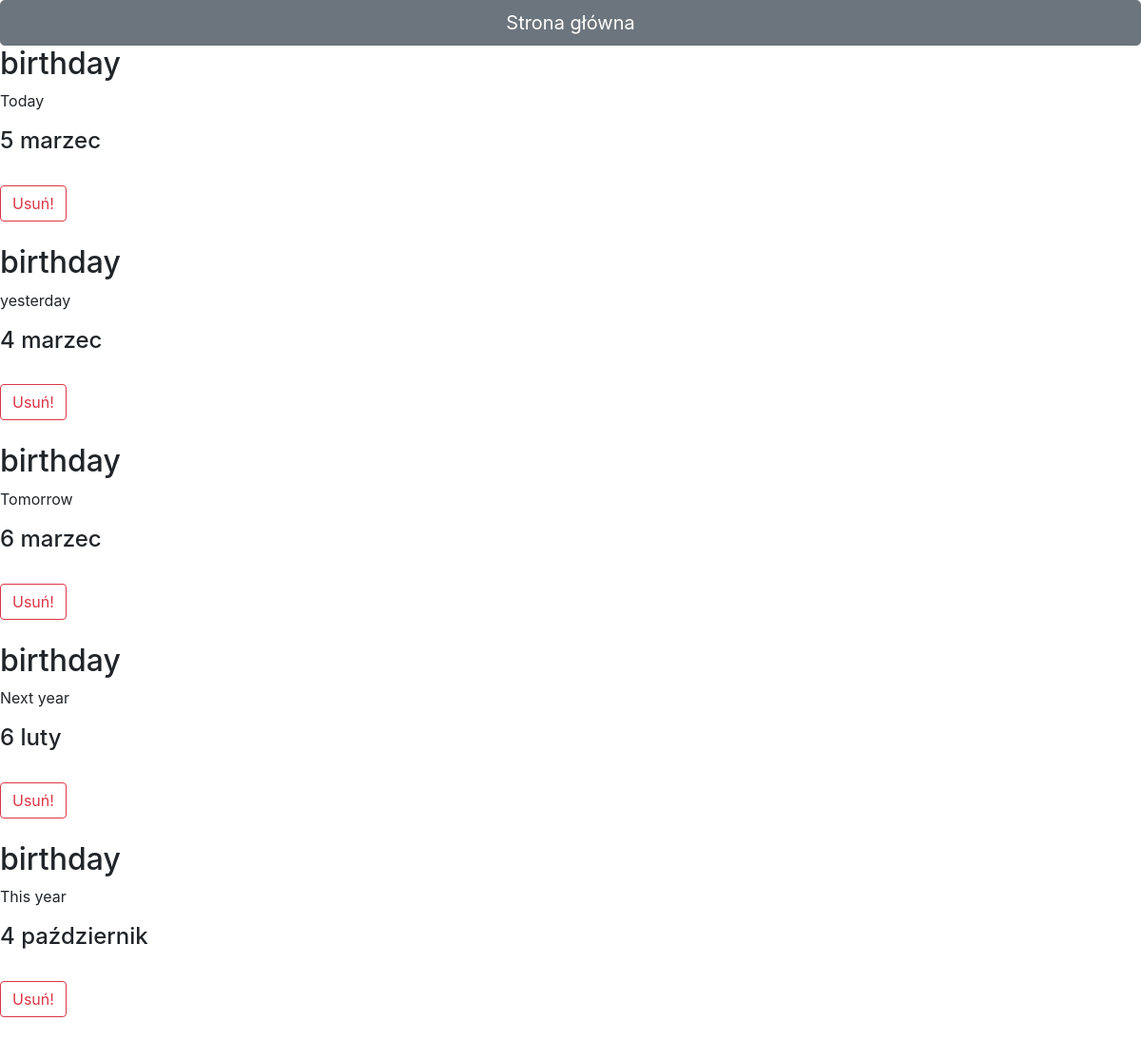
/main/myevents/ (signed in), run on an earlier commit of the app's database.
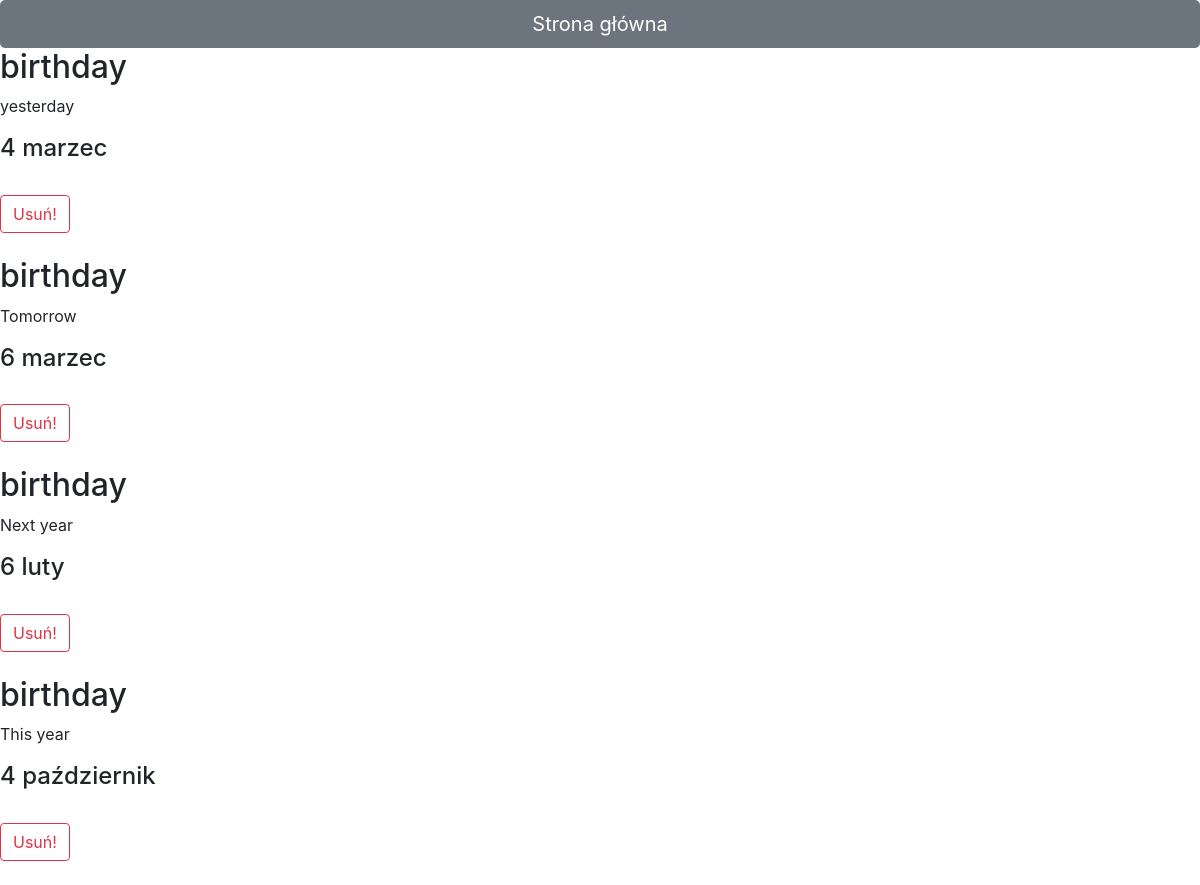
And on a later commit of the database.
### logged/models.py (models this page shows, shortened)
class Event(models.Model):
    author = models.CharField(max_length=256, default='None')
    occasion = models.CharField(max_length=64, default='None')
    desc = models.TextField(blank=True)
    day = models.PositiveSmallIntegerField(default=0)
    month = models.PositiveSmallIntegerField(default=0)

### logged/views.py (the view)
# urls.py: path('myevents/', Myevents, name='myevents'),
@login_required
def Myevents(request):
    if request.method=='GET':
        author = request.user.username
        my_events = Event.objects.filter(author=author)
        return render(request, 'logged/myevents.html', {'my_events':my_events})
    elif request.method == 'POST':
        event = request.POST['event_id']
        event_to_delete = get_object_or_404(Event, pk=event)
        event_to_delete.delete()
        return redirect('logedin')

### Authentication/templatetags/filters.py (called while the page is built)
@register.filter(name='month')
def month(value):
    result = None
    if value == 1:
        result = 'styczeń'
    if value == 2:
        result = 'luty'
    if value == 3:
        result = 'marzec'
    if value == 4:
        result = 'kwiecień'
    if value == 5:
        result = 'maj'
    if value == 6:
        result = 'czerwiec'
    if value == 7:
        result = 'lipiec'
    if value == 8:
        result = 'sierpień'
    if value == 9:
        result = 'wrzesień'
    if value == 10:
        result = 'październik'
    if value == 11:
        result = 'listopad'
    if value == 12:
        result = 'grudzień'
    return result

### logged/templates/logged/myevents.html (shortened to what this page needs)
<!doctype html>
<html lang="pl">
  <head>
    <link rel="stylesheet" href="https://stackpath.bootstrapcdn.com/bootstrap/4.4.1/css/bootstrap.min.css">
  </head>
  <body>
<div><a class="btn btn-secondary btn-lg btn-block" href="{% url 'logedin' %}">Strona główna</a></div>
    {% load filters %}
    {% for my_event in my_events %}
        <div>
            <h2>{{ my_event.occasion }}</h2>
            <p>{{ my_event.desc }}</p>
            <h4>{{ my_event.day }} {{my_event.month|month}}</h4>
            <form method="POST">
                <input type="hidden" name="event_id" value="{{ my_event.pk }}" ><br>
                <button type="submit" class="btn btn-outline-danger">Usuń!</button>
            </form>
        </div>
        <br>
    {% endfor %}
  </body>
</html>

What changed in the data, as far as the page shows it:
removed Event: occasion "birthday", desc "Today", day "5", month|month "marzec"
